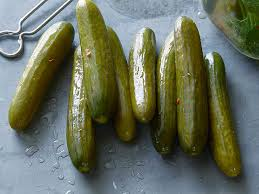
#> input picture pickle.jpeg, 259 x 194 px
$ python main.py
#> lines starting #> are read from the running program, lines starting #| are printed output that depends on the picture
#Import
from PIL import (Image, ImageFilter)

#Original Print
with Image.open('pickle.jpeg') as pic_original:
#> pic_original is the input picture: PIL image 259x194 RGB; mean R, G, B 104.1, 110.8, 92.8
    print('Size:', pic_original.size)
#| Size: (259, 194)
    print('Format:', pic_original.format)
#| Format: JPEG
    print('Mode:', pic_original.mode)
#| Mode: RGB

    #Converting
    pic_bw = pic_original.convert('L')
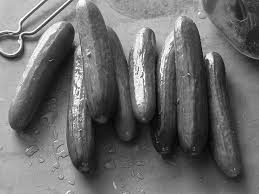
#> pic_bw: PIL image 259x194 L; min 1, max 255, mean 106.7
    pic_left = pic_original.transpose(Image.ROTATE_90)
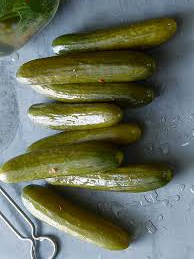
#> pic_left: PIL image 194x259 RGB; mean R, G, B 104.1, 110.8, 92.8
    pic_right = pic_original.transpose(Image.ROTATE_270)
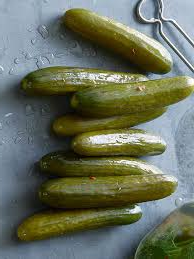
#> pic_right: PIL image 194x259 RGB; mean R, G, B 104.1, 110.8, 92.8
    pic_blur = pic_original.filter(ImageFilter.BLUR)
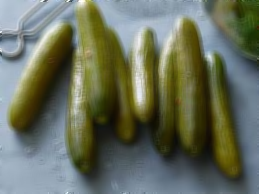
#> pic_blur: PIL image 259x194 RGB; mean R, G, B 104.1, 110.8, 92.9
    pic_mirror = pic_original.transpose(Image.FLIP_LEFT_RIGHT)
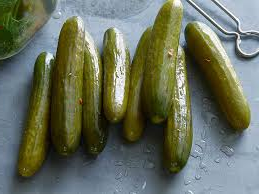
#> pic_mirror: PIL image 259x194 RGB; mean R, G, B 104.1, 110.8, 92.8

    #Save
    pic_bw.save('gray.jpeg')
    pic_left.save('left.jpeg')
    pic_right.save('right.jpeg')
    pic_blur.save('blur.jpeg')
    pic_mirror.save('mirror.jpeg')

    #Show
    pic_blur.show()
